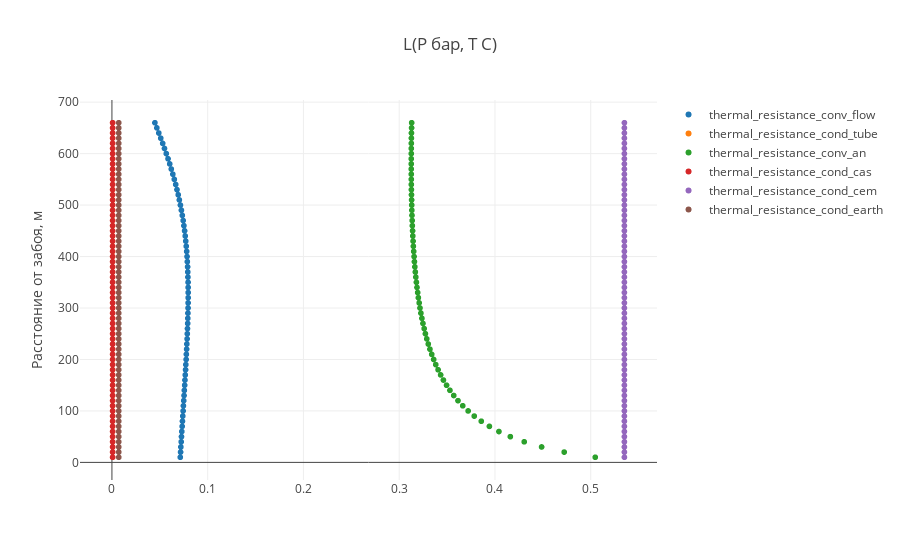

This figure's notebook cell:
### Code cell
trace1 = trace(temp_cor_data, 45)
trace2 = trace(temp_cor_data, 46)
trace3 = trace(temp_cor_data, 47)
trace4 = trace(temp_cor_data, 48)
trace5 = trace(temp_cor_data, 49)
trace6 = trace(temp_cor_data, 50)





data = [trace1, trace2,trace3,  trace4, trace5, trace6]

plot()
